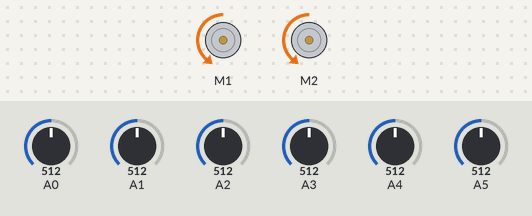
Bench run of a sketch on a simulated Arduino Uno, built with avr-gcc and run on an emulated ATmega328P. Parts: 2 × DC motor (green arrow = forward, orange = backward, longer = faster). The test bench sets the inputs (shaded band); at power-on: A0 = 512, A2 = 512, A3 = 512, A4 = 512, A5 = 512, A1 = 512.

Above: at 11.2 s.
11.3 s: A0 set to 716
At 12.2 s:
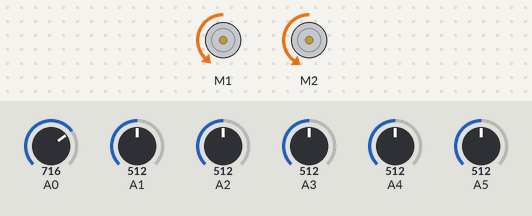
12.8 s: A2 set to 716
At 13.2 s:
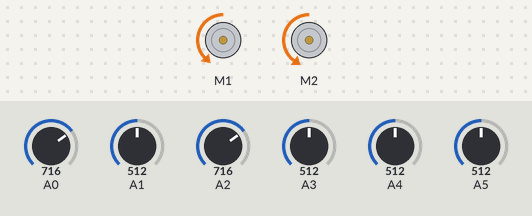
14.3 s: A3 set to 716
At 15.5 s:
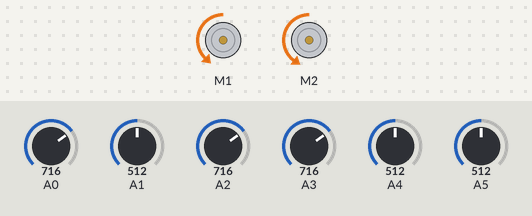
15.8 s: A4 set to 716
At 16.7 s:
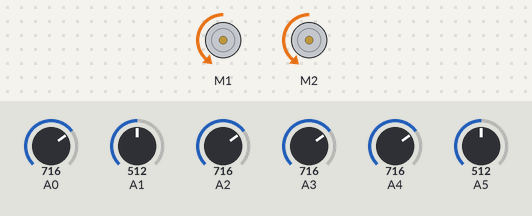
17.3 s: A5 set to 992
At 17.9 s:
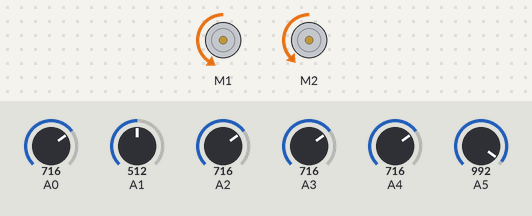
18.8 s: A2 set to 992
At 20.3 s:
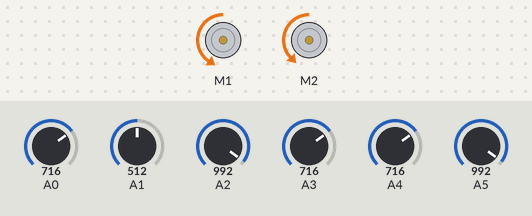
Timing chart, 0 to 21.3 s (numbered marks = the images above; inputs shaded):
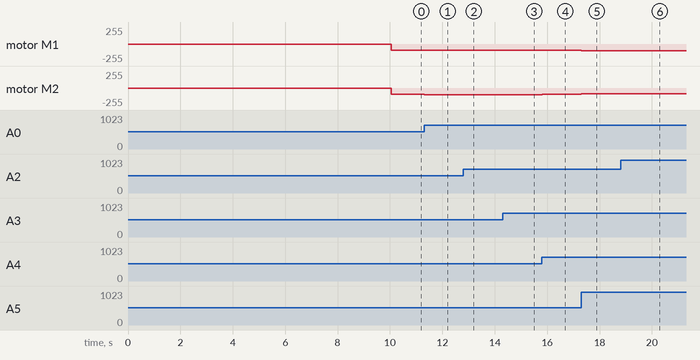

Measured:
- after the input at 11.3 s, motor M1: backward 95/255 → backward 91/255 at once; motor M2: backward 95/255 → backward 100/255 at once
- after the input at 12.8 s, motor M1: backward 91/255 → backward 90/255 at once
- after the input at 14.3 s, motor M1: backward 90/255 → backward 91/255 at once; motor M2: backward 100/255 → backward 99/255 at once
- after the input at 15.8 s, motor M1: backward 91/255 → backward 94/255 at once; motor M2: backward 99/255 → backward 96/255 at once
- after the input at 17.3 s, motor M1: backward 94/255 → backward 102/255 at once; motor M2: backward 96/255 → backward 88/255 at once
- after the input at 18.8 s, motor M1: backward 102/255 → backward 101/255 at once; motor M2: backward 88/255 → backward 89/255 at once

The sketch:

web_code.ino
```cpp
#include <DRV8835MotorShield.h>


#include <QTRSensors.h>


#define Kp 0.05 // experiment to determine this, start by something small that just makes your bot follow the line at a slow speed
#define Kd 2 // experiment to determine this, slowly increase the speeds and adjust this value. ( Note: Kp < Kd)
#define rightMaxSpeed 200 // max speed of the robot
#define leftMaxSpeed 200 // max speed of the robot
#define rightBaseSpeed 150 // this is the speed at which the motors should spin when the robot is perfectly on the line
#define leftBaseSpeed 150  // this is the speed at which the motors should spin when the robot is perfectly on the line
#define NUM_SENSORS  6     // number of sensors used
#define TIMEOUT       2500  // waits for 2500 us for sensor outputs to go low
#define EMITTER_PIN   2     // emitter is controlled by digital pin 2


DRV8835MotorShield motors; //don't forget this line


QTRSensorsAnalog qtra((unsigned char[]) {  0, 1, 2, 3, 4, 5} ,NUM_SENSORS, TIMEOUT, EMITTER_PIN); // sensor connected through analog pins A0 - A5 i.e. digital pins 14-19

unsigned int sensorValues[NUM_SENSORS];

void setup()
{

motors.flipM1(true);
motors.flipM2(true);


  /* comment this part out for automatic calibration
  if ( i  < 25 || i >= 75 ) // turn to the left and right to expose the sensors to the brightest and darkest readings that may be encountered
     turn_right();
   else
     turn_left(); */
   qtra.calibrate(QTR_EMITTERS_ON);
   delay(20);

delay(10000); // wait for 10s to position the bot before entering the main loop

    /* comment out for serial printing

    Serial.begin(9600);
    for (int i = 0; i < NUM_SENSORS; i++)
    {
      Serial.print(qtrrc.calibratedMinimumOn[i]);
      Serial.print(' ');
    }
    Serial.println();

    for (int i = 0; i < NUM_SENSORS; i++)
    {
      Serial.print(qtrrc.calibratedMaximumOn[i]);
      Serial.print(' ');
    }
    Serial.println();
    Serial.println();
    */
  }

int lastError = 0;

void loop()
{
  unsigned int sensors[6];
  int position = qtra.readLine(sensors); // get calibrated readings along with the line position, refer to the QTR Sensors Arduino Library for more details on line position.
  int error = position - 2500;

  int motorSpeed = Kp * error + Kd * (error - lastError);
  lastError = error;

  int rightMotorSpeed = rightBaseSpeed + motorSpeed;
  int leftMotorSpeed = leftBaseSpeed - motorSpeed;

    if (rightMotorSpeed > rightMaxSpeed ) rightMotorSpeed = rightMaxSpeed; // prevent the motor from going beyond max speed
  if (leftMotorSpeed > leftMaxSpeed ) leftMotorSpeed = leftMaxSpeed; // prevent the motor from going beyond max speed
  if (rightMotorSpeed < 0) rightMotorSpeed = 0; // keep the motor speed positive
  if (leftMotorSpeed < 0) leftMotorSpeed = 0; // keep the motor speed positive

   {
  // move forward with appropriate speeds

  motors.setM1Speed(rightMotorSpeed); //only works if "DRV8835MotorShield motors;" is defined in the beginning
  motors.setM2Speed(leftMotorSpeed);

}
}
```
